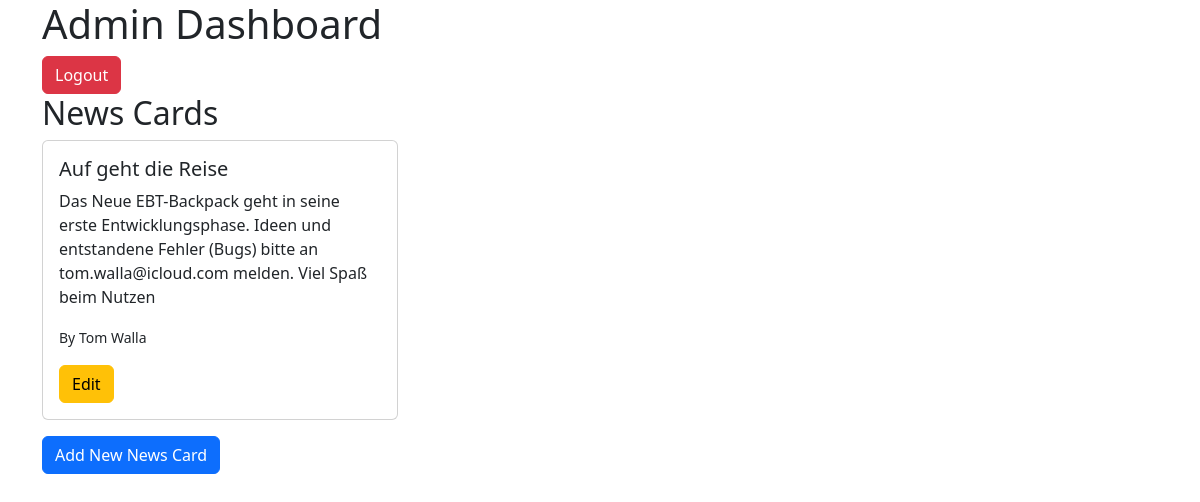
/admin/dashboard (signed in), run on an earlier commit of the app's database.
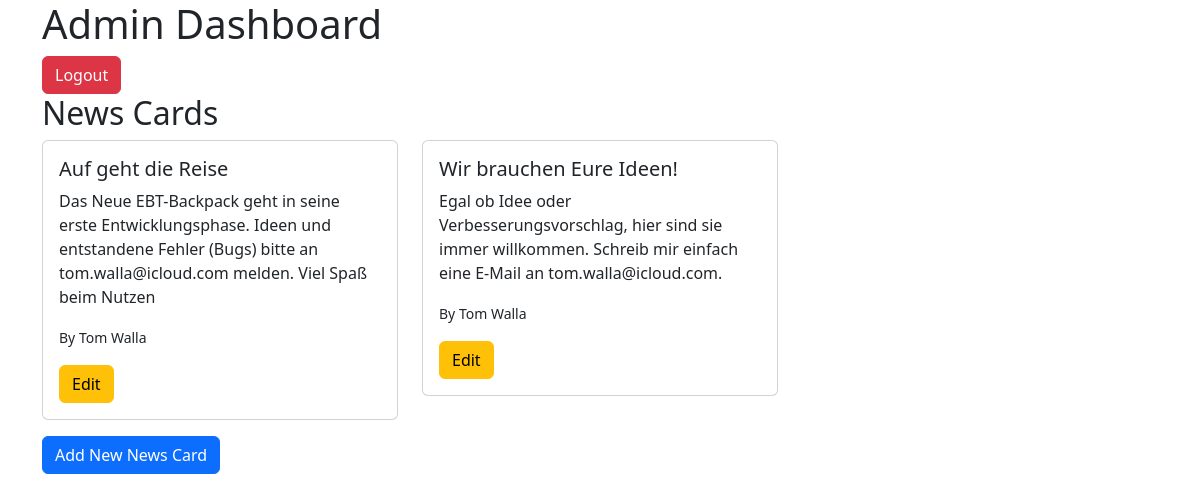
And on a later commit of the database.
### app.py (models this page shows)
class New_Card(db.Model):
    __tablename__ = "NewsCards"
    id = db.Column(db.Integer, primary_key=True)
    header = db.Column(db.String, unique=True, nullable=False)
    content = db.Column(db.String)
    author = db.Column(db.String)
    imagepath = db.Column(db.String)

### app.py (the view)
@app.route('/admin/dashboard', methods=["GET", "POST"])
@login_required
def admin_dashboard():
    form = LogoutForm()
    if form.validate_on_submit():
        logout_user()
        return redirect(url_for('admin_login'))
    news_cards = New_Card.query.all()
    return render_template('admin-dashboard.html', form=form, news_cards=news_cards)

### app.py
class LogoutForm(FlaskForm, UserMixin):
    logoutbutton = SubmitField("Logout")

### app.py (called while the page is built)
@login_manager.user_loader
def load_user(user_id):
    return Admin_User.query.filter_by(id=user_id).first()

### templates/admin-dashboard.html (shortened to what this page needs)
<!DOCTYPE html>
<html lang="en">
<head>
    <link href="https://cdn.jsdelivr.net/npm/bootstrap@5.3.0-alpha1/dist/css/bootstrap.min.css" rel="stylesheet">
</head>
{% block content %}
<body>
<div class="container">
    <h1>Admin Dashboard</h1>
    <form method="POST">
        {{ form.logoutbutton(class="btn btn-danger") }}
    </form>
    <h2>News Cards</h2>
    <div class="row">
        {% for card in news_cards %}
        <div class="col-md-4">
            <div class="card">
                <div class="card-body">
                    <h5 class="card-title">{{ card.header }}</h5>
                    <p class="card-text">{{ card.content }}</p>
                    <p class="card-text"><small>By {{ card.author }}</small></p>
                    <a href="{{ url_for('edit_news', news_id=card.id) }}" class="btn btn-warning">Edit</a>
                </div>
            </div>
        </div>
        {% endfor %}
    </div>
    <a href="{{ url_for('manage_news') }}" class="btn btn-primary mt-3">Add New News Card</a>
</div>
</body>
{% endblock content %}
</html>

What changed in the data, as far as the page shows it:
added New_Card: header "Wir brauchen Eure Ideen!", content "Egal ob Idee oder Verbesserungsvorschlag, hier sind sie immer willkommen. Schreib mir einfach eine E-Mail an tom.walla@icloud.com.", author "Tom Walla"
